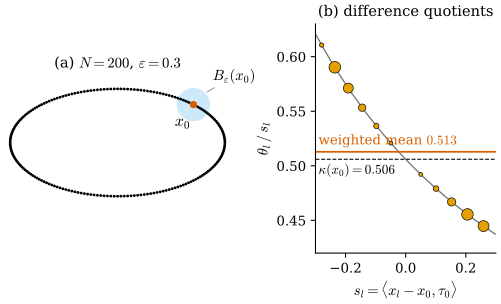

Write Python code to recreate this figure.
"""Figure 48.1.1: the key idea of [BLM22] on a point cloud of the ellipse (2 cos t, sin t).

N = 200 points x_l = (2 cos t_l, sin t_l), t_l = 2 pi l / N, exact tangent lines P_l = tau_l tau_l^T, masses
m_l = |gamma'(t_l)| 2 pi / N. At x_0 = x_25 (t = pi/4, curvature kappa = 0.5060) with eps = 0.3 we evaluate the
epsilon-WSFF-perp of [BLM22] (Definition 6.9, (6.22), with the 1/eps of (6.4)) and contract it with the outward
normal n_0: tau_0^T (sum_k B^k_ij (n_0)_k) tau_0 = -kappa_hat.
(a) zoom on x_0: points, tangent lines, the ball B_eps(x_0), the angle theta_l of one neighbour.
(b) for every neighbour the difference quotient theta_l / s_l of the tangent angle (s_l = <x_l - x_0, tau_0>),
    marker area proportional to the weight m_l xi(|x_l - x_0| / eps); their xi-weighted mean is the leading-order
    value of kappa_hat (Section 48.1); dashed: kappa(x_0); grey: theta(s)/s of the ellipse itself.

Run from the project root: PYTHONPATH=tools python3 chapters/48-paper-varifold-curvatures/figures/fig-48-1-1-key-idea.py
"""
import os

for _k in ("OMP_NUM_THREADS", "OPENBLAS_NUM_THREADS", "MKL_NUM_THREADS"):
    os.environ.setdefault(_k, "4")  # keep BLAS from using every core

import sys
from pathlib import Path

import numpy as np

sys.path.insert(0, str(Path(__file__).resolve().parents[1] / "lib"))
import dgfig  # noqa: E402

dgfig.setup()
import matplotlib.pyplot as plt  # noqa: E402
from matplotlib.patches import Circle  # noqa: E402

import var48 as v  # noqa: E402

C = dgfig.COLORS
N, I0, EPS, n, d = 200, 25, 0.3, 2, 1
t = 2 * np.pi * np.arange(N) / N
X = np.stack([2 * np.cos(t), np.sin(t)], axis=1)
G = np.stack([-2 * np.sin(t), np.cos(t)], axis=1)
speed = np.linalg.norm(G, axis=1)
T = G / speed[:, None]
P = v.proj_from_tangent(T)
m = speed * 2 * np.pi / N
x0, tau0 = X[I0], T[I0]
n0 = np.array([tau0[1], -tau0[0]])                      # outward normal (counterclockwise curve)
kappa = lambda tt: 2.0 / (4 * np.sin(tt) ** 2 + np.cos(tt) ** 2) ** 1.5  # noqa: E731


def angle_from(tau, U):
    """signed angle from the unit vector tau to the unit vectors U (rows)."""
    return np.arctan2(tau[0] * U[:, 1] - tau[1] * U[:, 0], U @ tau)


nb = v.ball(X, x0, EPS)
A = v.wsff_perp(x0, P[I0], X[nb], P[nb], m[nb], EPS, n, d)
B = v.B_from_A(A)
kappa_hat = -float(tau0 @ np.einsum("ijk,k->ij", B, n0) @ tau0)

oth = nb[nb != I0]
s = (X[oth] - x0) @ tau0
theta = angle_from(tau0, T[oth])
wts = m[oth] * v.xi(np.linalg.norm(X[oth] - x0, axis=1) / EPS, n)
quot = theta / s
mean_quot = float(np.sum(wts * quot) / np.sum(wts))

# self-checks
assert len(nb) == 12 and I0 in nb
assert abs(t[I0] - np.pi / 4) < 1e-12 and abs(kappa(t[I0]) - 0.5060) < 1e-4
assert np.allclose(A, np.transpose(A, (0, 2, 1)))                                # A_ijk = A_ikj
assert abs(kappa_hat - 0.5074) < 1e-4
assert abs(mean_quot - 0.5128) < 1e-4
assert np.all(theta * s > 0)                                                      # tangents turn inwards
assert abs(quot.min() - 0.445) < 1e-3 and abs(quot.max() - 0.611) < 1e-3

fig, axes = plt.subplots(1, 2, figsize=(6.6, 3.1), gridspec_kw={"width_ratios": [1.25, 1.0], "wspace": 0.42})
ax = axes[0]
tt = np.linspace(0, 2 * np.pi, 400)
ax.plot(2 * np.cos(tt), np.sin(tt), color=C["aux"], lw=0.6, ls="--")
ax.plot(X[:, 0], X[:, 1], "o", color=C["main"], ms=1.2, zorder=4)
ax.add_patch(Circle(x0, EPS, facecolor=C["region"], alpha=0.3, edgecolor=C["region"], lw=0.8))
for k in nb:
    a_, b_ = X[k] - 0.1 * T[k], X[k] + 0.1 * T[k]
    ax.plot([a_[0], b_[0]], [a_[1], b_[1]], color=C["tangent"], lw=1.0, zorder=3)
ax.plot(*x0, "o", color=C["normal"], ms=4.5, zorder=5)
ax.annotate(r"$x_0$", x0, xytext=(-14, -16), textcoords="offset points", fontsize=12)
ax.annotate(r"$B_\varepsilon(x_0)$", (x0[0] + 0.21, x0[1] + 0.21), xytext=(6, 10), textcoords="offset points",
            fontsize=11, arrowprops=dict(arrowstyle="-", color=C["aux"], lw=0.6))
ax.set_aspect("equal")
ax.set_xlim(-2.1, 2.1)
ax.set_ylim(-1.1, 1.25)
ax.set_axis_off()
ax.set_title(r"(a) $N = 200$, $\varepsilon = 0.3$", fontsize=11)

ax = axes[1]
tc = np.linspace(t[I0] - 0.3, t[I0] + 0.3, 600)
xc = np.stack([2 * np.cos(tc), np.sin(tc)], axis=1)
gc = np.stack([-2 * np.sin(tc), np.cos(tc)], axis=1)
gc /= np.linalg.norm(gc, axis=1)[:, None]
sc = (xc - x0) @ tau0
thc = angle_from(tau0, gc)
ok = (np.abs(sc) > 1e-4) & (np.linalg.norm(xc - x0, axis=1) < EPS)
ax.plot(sc[ok], (thc / sc)[ok], color=C["aux"], lw=1.0)
ax.scatter(s, quot, s=70 * wts / wts.max() + 6, color=C["accent"], edgecolor=C["main"], lw=0.5, zorder=4)
ax.axhline(kappa(t[I0]), color=C["main"], lw=0.8, ls="--")
ax.axhline(mean_quot, color=C["normal"], lw=1.3)
ax.text(-0.29, kappa(t[I0]) - 0.004, r"$\kappa(x_0) = 0.506$", fontsize=10, va="top", ha="left")
ax.text(-0.29, mean_quot + 0.004, r"weighted mean $%.3f$" % mean_quot, fontsize=10, va="bottom", ha="left",
        color=C["normal"])
ax.set_xlim(-0.3, 0.3)
ax.set_ylim(0.42, 0.63)
ax.set_xlabel(r"$s_l = \langle x_l - x_0, \tau_0\rangle$")
ax.set_ylabel(r"$\theta_l \,/\, s_l$")
ax.set_title(r"(b) difference quotients", fontsize=11)
for sp in ("top", "right"):
    ax.spines[sp].set_visible(False)

print(f"neighbours {len(nb)}, kappa_hat = {kappa_hat:.4f}, weighted mean of quotients = {mean_quot:.4f}")
dgfig.save(fig, __file__)
